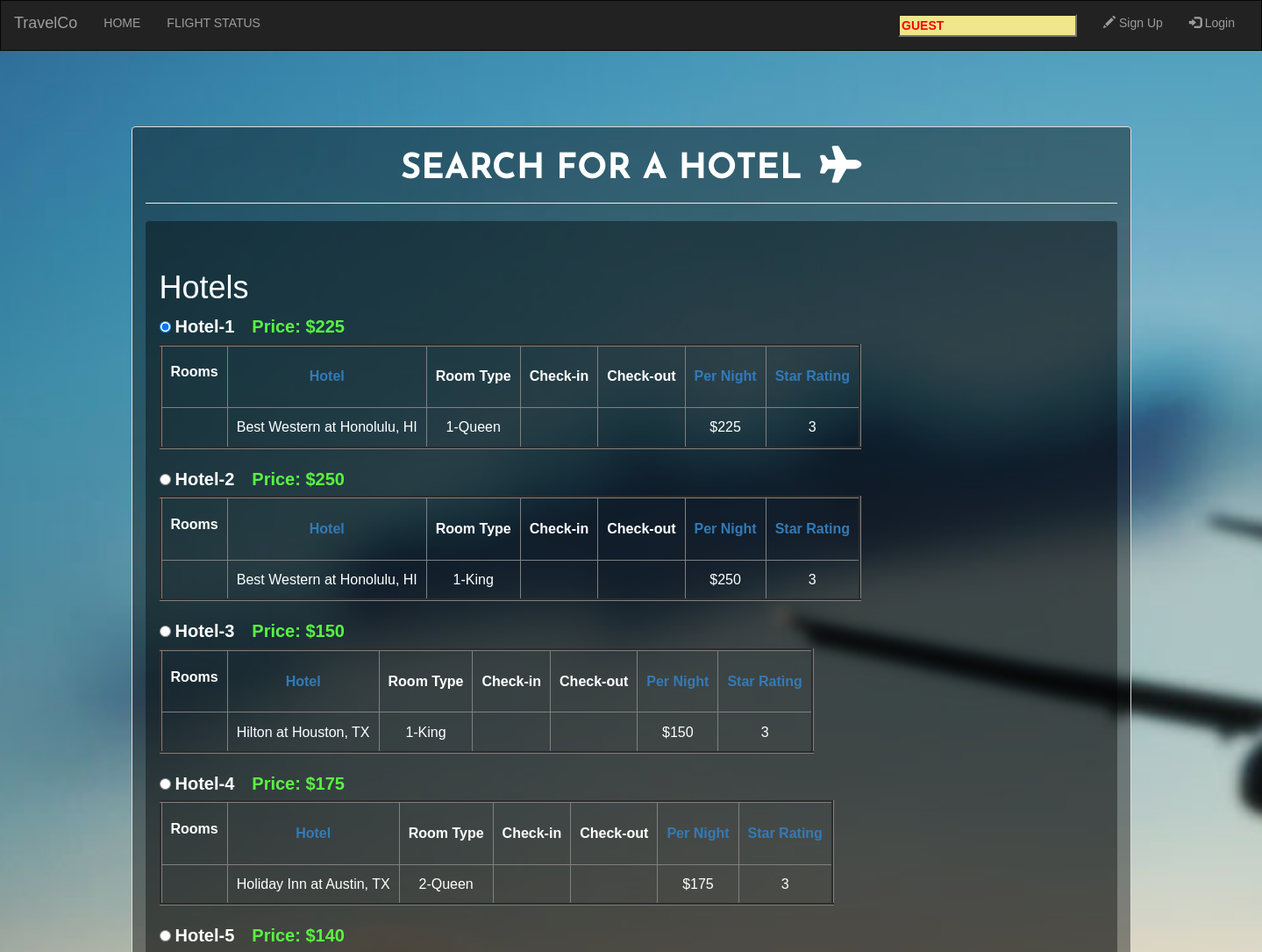
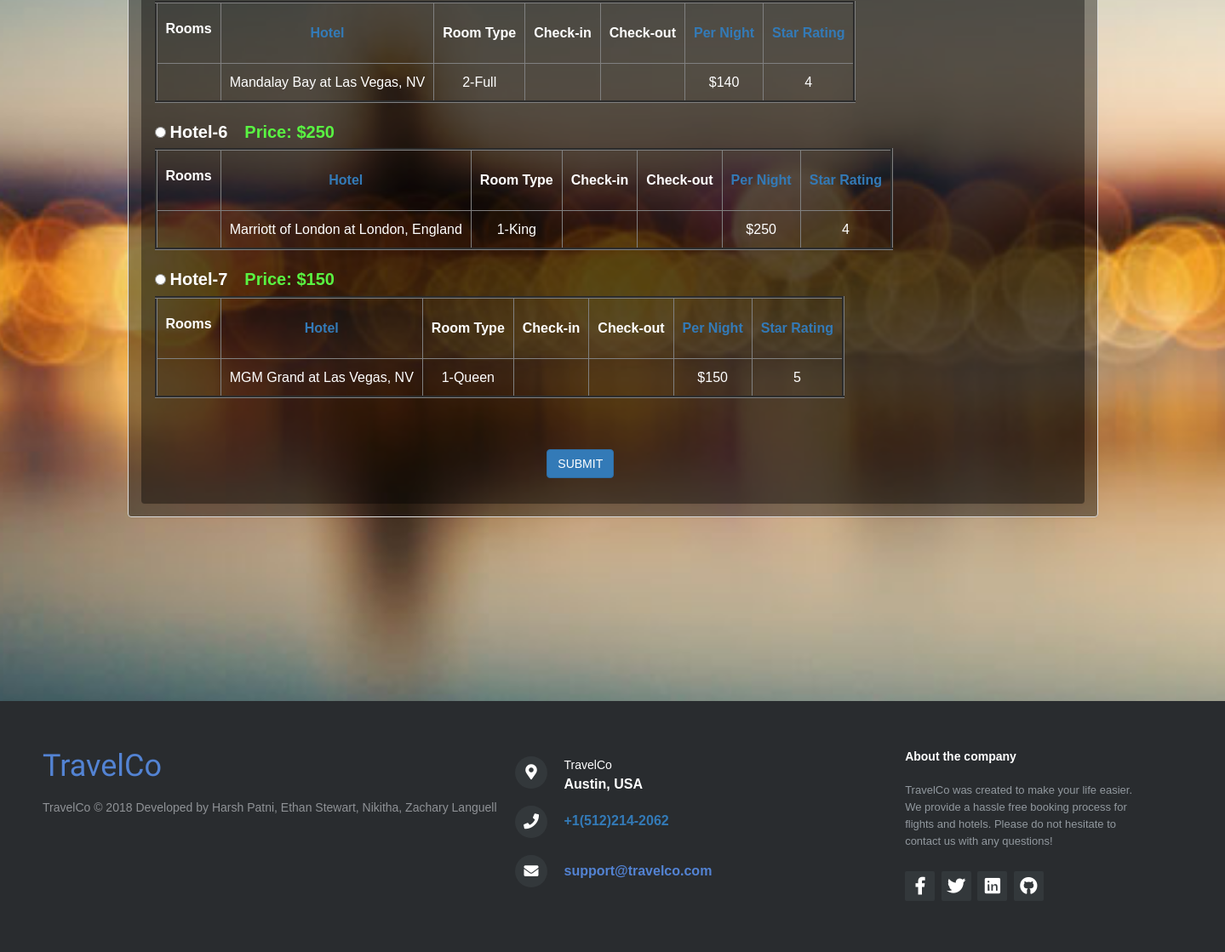
The page /hotelSearch.php?sort=ASC&&order=name&&sortRequest=1 on the database its author committed (2 pictures, top to bottom).
### tables this page shows
CREATE TABLE `hotel_availibility` (
  `hotel_avail_id` int(10) NOT NULL,
  `hotel_id` int(10) NOT NULL,
  `room_id` varchar(10) NOT NULL,
  `price` int(6) NOT NULL
);

CREATE TABLE `hotels` (
  `hotel_id` int(10) NOT NULL,
  `name` varchar(20) NOT NULL,
  `address` varchar(50) NOT NULL,
  `phone` varchar(12) NOT NULL,
  `capacity` int(5) NOT NULL,
  `star` int(11) NOT NULL
);

### hotelsearch.php (the view, shortened to what this page needs)
<?php
  include 'utility.php';
  $sortRequest = 0;
  if(isset($_GET['sortRequest'])){
    $sortRequest = $_GET['sortRequest'];
    if(isset($_GET['order'])){
      $order = $_GET['order'];
    }
    if(isset($_GET['sort'])){
      $sort = $_GET['sort'];
    }
    else{
      $sort = 'ASC';
    }
  }
  if(isset($_POST['hotels-submit']) || isset($_SESSION['flightandhotel']) || isset($sortRequest)) {
    $connect = mysqli_connect("localhost","root","","survey_db_2018") or die('Error Connecting To Databse');
    $hotelDetails = $_SESSION['hotelDetails'];
    $hotelDestination = $hotelDetails['destination'];
    if($sortRequest == 1){
       $hotelStmt =  "SELECT * FROM hotels, hotel_availibility WHERE address LIKE '%$hotelDestination%' and hotels.hotel_id=hotel_availibility.hotel_id order by $order $sort";
     }
    else
      $hotelStmt = "SELECT * FROM hotels, hotel_availibility WHERE address LIKE '%$hotelDestination%' and hotels.hotel_id=hotel_availibility.hotel_id";
    $hotelQuery = mysqli_query($connect,$hotelStmt) or die("Could not search hotels");
  }
?>
<html>
<head>
  <link rel="stylesheet" href="http://maxcdn.bootstrapcdn.com/bootstrap/3.3.5/css/bootstrap.min.css">
  <link rel="stylesheet" href="css/footer.css">
  <link rel="stylesheet" href="https://use.fontawesome.com/releases/v5.2.0/css/all.css">
  <link rel="stylesheet" type="text/css" href="css/header1.css">
  <link rel="stylesheet" type="text/css" href="css/page.css">
  </head>
<body>
  <?php echo(get_header());?>
<div id="background-login">
  <div id="search" class="container-fluid">
    <div class="container">
      <div class="tab-content">
        <div id="hotels" class="tab-pane fade in active">
          <div class="panel panel-default home-panel">
            <div class="panel-body">
              <div class="page-header" style="margin-top:5px;">
                <center><b><font id="formhead">SEARCH FOR A HOTEL</font></b><i class="fa fa-plane fa-3x" style="margin-left: 20px"></i></center>
              </div>
              <div class="panel body">
                <form name="hotelResults" action="<?php echo $_SERVER['PHP_SELF']; ?>" method="post">
                <br>
                  <div class="row padding-top-10">
                    <div class="col-md-12"  style="overflow-x:auto;">
                      <?php
                        $hotelCount = 1;
                        $sessionHotels = $_SESSION["hotels"];
                        $sort = 'DESC';
                        if(isset($_GET['sort'])){
                          $sort = $_GET['sort'];
                         if($sort == 'DESC')
                            $sort = 'ASC';
                         else if($sort == 'ASC')
                            $sort = 'DESC';
                         else if($sort != "DESC" && $sort != "ASC")
                            $sort = 'DESC';
                      }
                        echo '<h1>Hotels</h1>';
                        foreach($sessionHotels as $hotelRecord){
                          echo "<table border=\"3\" height = \"120\">";
                          if($hotelCount == 1)
                            echo "<label style='font-size:20px;'><input type=\"radio\" id='hotel' name='hotel'  checked='checked' style='margin-right: 5px;' value='$hotelCount'>Hotel-$hotelCount </label>";
                          else
                            echo "<label style='font-size:20px;'><input type=\"radio\" id='hotel' name='hotel' style='margin-right: 5px;' value='$hotelCount'>Hotel-$hotelCount </label>";
                          echo "<span style='margin-left: 20px;'>" . "<strong><span style='color:#59f442; font-size:20px;'>Price: $" . $hotelRecord['price'] ."<span style='margin-left:20px'>"  . "</strong></span></span></span>";
                          echo "<tbody>";
                          echo "<tr>";
            							echo '<td align = "center" style="color: white;"><p><strong>Rooms</strong></p></td>';
            							echo "<td align = \"center\" style=\"color: white;\"><a href=\"hotelSearch.php?sort=$sort&&order=name&&sortRequest=1\"><strong>Hotel</strong></a</td>";
            							echo '<td align = "center" style="color: white;"><strong>Room Type</strong></td>';
            							echo '<td align = "center" style="color: white;"><strong>Check-in</strong></td>';
            							echo '<td align = "center" style="color: white;"><strong>Check-out</strong></td>';
            							echo "<td align = \"center\" style=\"color: white;\"><a href=\"hotelSearch.php?sort=$sort&&order=price&&sortRequest=1\"><strong>Per Night</strong></a</td>";
                          echo "<td align = \"center\" style=\"color: white;\"><a href=\"hotelSearch.php?sort=$sort&&order=star&&sortRequest=1\"><strong>Star Rating</strong></a></td>";
            							echo '</tr>';
                          echo "<tr>";
            							echo "<td align = \"center\" style=\"color: white;\">" . $hotelRecord["num_rooms"] . "</td>";
            							echo "<td align = \"center\" style=\"color: white;\">" . $hotelRecord["hotel_name"] . " at " . $hotelRecord["hotel_address"]. "</td>";
            							echo "<td align = \"center\" style=\"color: white;\">" . $hotelRecord["room_id"] . "</td>";
            							echo "<td align = \"center\" style=\"color: white;\">" . $hotelRecord["hotel_check_in"] . "</td>";
            							echo "<td align = \"center\" style=\"color: white;\">" . $hotelRecord["hotel_check_out"] . "</td>";
            							echo "<td align = \"center\" style=\"color: white;\">" . "$" . $hotelRecord["price"] . "</td>";
                          echo "<td align = \"center\" style=\"color: white;\">" .  $hotelRecord["star"] . "</td>";
            							echo "</tr>";
                          echo "</table>";
                          echo "<br>";
                          $hotelCount++;
                        }
                      ?>
                    </div>
                  </div>
                  <br><br>
                <div class="row padding-top-10">
                <div class="col-sm-offset-5 col-sm-10">
                  <button type="submit" data-toggle="tooltip" data-placement="right" title="REGISTER!" class="btn btn-primary">SUBMIT</button>
                </div>
              </div>
            </form>
          </div>
        </div>
      </div>
    </div>
  </div>
</div>
</div>
</div>
  <?php echo get_footer();?>
</body>
</html>

### css/header1.css (style rules this page uses)
#formhead { font-family: 'Josefin Sans', sans-serif; text-align:center; font-size:40px; }

### css/page.css (style rules this page uses)
body { font-family: Arial; margin: 0px; }
#search { padding-top: 6%; padding-bottom: 15% }
.home-panel { background: rgba(0,0,0,0.4); color: white; }
#background-register, #background-login { background: url(../images/flight1.jpg); width: 100%; height: auto; background-size: cover; background-position: center center; background-attachment: fixed; }
.register-panel, .panel-default>.panel-heading, .panel .body { background: rgba(0,0,0,0.4); color: white; }
.panel .body { padding: 15px; }
.panel { margin-bottom: 0; }
td { padding: 0px 10px 0px 10px; }
input { color: black; }

### rows shown on the page
hotel_availibility: price "225", hotel.name "Best Western", hotel.address "Honolulu, HI", room "1-Queen", hotel.star "3"
hotel_availibility: price "250", hotel.name "Best Western", hotel.address "Honolulu, HI", room "1-King", hotel.star "3"
hotel_availibility: price "150", hotel.name "Hilton", hotel.address "Houston, TX", room "1-King", hotel.star "3"
hotel_availibility: price "175", hotel.name "Holiday Inn", hotel.address "Austin, TX", room "2-Queen", hotel.star "3"
hotel_availibility: price "140", hotel.name "Mandalay Bay", hotel.address "Las Vegas, NV", room "2-Full", hotel.star "4"
hotel_availibility: price "250", hotel.name "Marriott of London", hotel.address "London, England", room "1-King", hotel.star "4"
hotel_availibility: price "150", hotel.name "MGM Grand", hotel.address "Las Vegas, NV", room "1-Queen", hotel.star "5"
